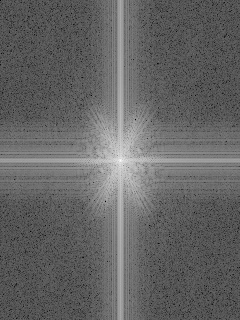
#> input picture 03. frequencia/images/Agucar_(0)_r_frequency.jpg, 240 x 320 px
$ python -i image.py   (imports and definitions only)
#> lines starting #> are read from the running program, lines starting #| are printed output that depends on the picture
#> further down, picture is the input picture: shape (320, 240, 3); min 0, max 254, mean 100.5
import control.constant as const
import util.misc as misc
import numpy as np
import cv2

def preprocessor(image, label=None):
    image = cv2.resize(image, dsize=const.IMAGE_SIZE)
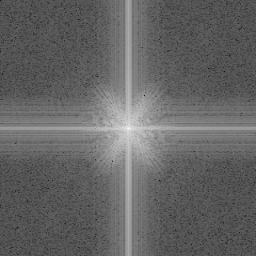
#> image: shape (256, 256, 3); min 11, max 252, mean 100.4

    image = equalize_light(image)
    image = cv2.cvtColor(image, cv2.COLOR_BGR2GRAY)

    black_level = back_in_black(image)

    image = gauss_filter(image, (5,5))
    image = light(image, bright=-30, contrast=-30)

    if not black_level:
        image = cv2.bitwise_not(image)

    kernel = np.ones((5,5), np.uint8)
    mask = cv2.erode(image, kernel, iterations=1)
    mask = cv2.dilate(mask, kernel, iterations=1)

    image = np.subtract(image, mask)
    image = cv2.bitwise_not(image)

    image = median_filter(image, 3)
    image = threshold(image, clip=3)

    if (label is not None):
        label = cv2.resize(label, dsize=const.IMAGE_SIZE)
        label = cv2.cvtColor(label, cv2.COLOR_BGR2GRAY)
        label = threshold(label, min_limit=254)

    return (image, label)

def posprocessor(original, result):
    result = cv2.resize(result, original.shape[:2][::-1])
    return result

def light(image, bright, contrast):
    bright = bright * 1.2
    contrast = contrast * 2
    image = image * ((contrast/127)+1) - contrast + bright
    image = misc.clip(image, 0, 255)
    return np.uint8(image)

def threshold(image, min_limit=None, max_limit=255, clip=0):
    if min_limit is None:
        min_limit = int(np.mean(image) - clip)

    _, image = cv2.threshold(image, min_limit, max_limit, cv2.THRESH_BINARY)
    return np.uint8(image)

def gauss_filter(image, kernel=(3,3), iterations=1):
    for _ in range(iterations):
        image = cv2.GaussianBlur(image, kernel, 0)
    return np.uint8(image)

def median_filter(image, kernel=3, iterations=1):
    for _ in range(iterations):
        image = cv2.medianBlur(image, kernel, 0)
    return np.uint8(image)

# [8 lines of commented-out code are left out]

def equalize_light(image, limit=3, grid=(7,7)):
#> called with limit = 3, grid = (7, 7)
    try:
        gray = True
        image = cv2.cvtColor(image, cv2.COLOR_GRAY2BGR)
    except:
        gray = False
        pass

    clahe = cv2.createCLAHE(clipLimit=limit, tileGridSize=grid)
    lab = cv2.cvtColor(image, cv2.COLOR_BGR2LAB)
#> lab: shape (256, 256, 3); mean of channels 0, 1, 2 108, 128, 128
    l, a, b = cv2.split(lab)
#> a: shape (256, 256); every value is 128

    cl = clahe.apply(l)
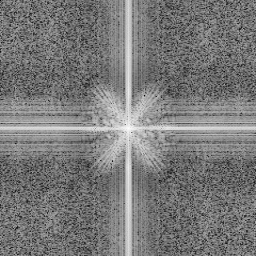
#> cl: shape (256, 256); min 5, max 254, mean 121.3
    limg = cv2.merge((cl,a,b))
#> limg: shape (256, 256, 3); mean of channels 0, 1, 2 121.3, 128, 128

    image = cv2.cvtColor(limg, cv2.COLOR_LAB2BGR)
    if gray: image = cv2.cvtColor(image, cv2.COLOR_BGR2GRAY)

    return np.uint8(image)

def back_in_black(image):
    image = light(image.copy(), bright=60, contrast=60)
    black_level = 0

    for x in range(6):
        bi = threshold(image, clip=x)
        if (bi==0).sum() > (bi==255).sum():
            black_level += 1

    return (black_level > 3)

def keras_to_image(image):
    image = image[:,:,0]
    image = misc.clip(image, 0, 1)
    return np.multiply(image, 255)

def image_to_keras(image):
    image = np.reshape(image, image.shape+(1,))
    image = np.reshape(image,(1,)+image.shape)
    image = misc.clip(image, 0, 255)
    return np.divide(image, 255)

def imshow(name, image):
    image = misc.clip(image, 0, 255)
    cv2.imshow(name, np.uint8(image))
    cv2.waitKey(0)

def imwrite(file_name, image):
    image = misc.clip(image, 0, 255)
    cv2.imwrite(file_name, np.uint8(image))

>>> import cv2
>>> picture = cv2.imread('../../../03. frequencia/images/Agucar_(0)_r_frequency.jpg')
>>> result = preprocessor(picture)
#> (the run stopped early here; a loop or call above may not have finished)
